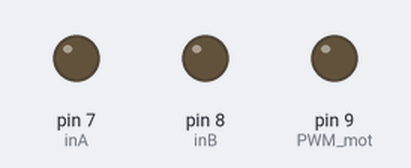
The sketch below on a simulated Arduino Uno, built with avr-gcc and run on an emulated ATmega328P. On the bench: output pins drawn as LEDs (lit = HIGH).

Above: at 0.05 s.
At 3.65 s:
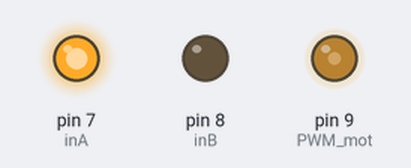
At 7.25 s:
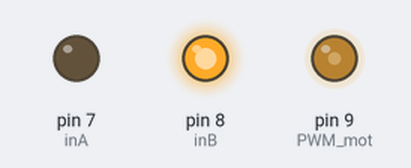
At 14.5 s:
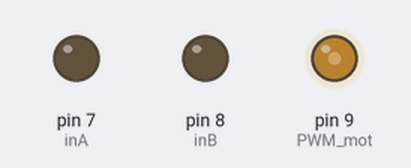
Timing chart, 0 to 16.7 s (numbered marks = the images above):
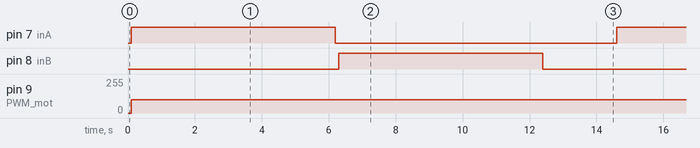

Measured:
- by itself, pin 7 (inA), pin 8 (inB): alternates HIGH for 6.1 s and LOW for 8.4 s
- by itself, pin 9 (PWM_mot): 0/255 → 100/255 at 0.10 s

The sketch:

ta7291p.ino
```cpp
const int inA = 7;
const int inB = 8;
const int PWM_mot = 9;

void setup() {
    pinMode(inA, OUTPUT);
    pinMode(inB, OUTPUT);
}

void stop() {
    digitalWrite(inA, LOW);
    digitalWrite(inB, LOW);
    delay(100);
}

void cw() {
    stop();
    digitalWrite(inA, HIGH);
    digitalWrite(inB, LOW);
    analogWrite(PWM_mot, 100);
    delay(100);
}

void ccw() {
    stop();
    digitalWrite(inA, LOW);
    digitalWrite(inB, HIGH);
    analogWrite(PWM_mot, 100);
    delay(100);
}


void loop() {
    cw();
    delay(6000);
    ccw();
    delay(6000);
    stop();
    delay(2000);

}
```
